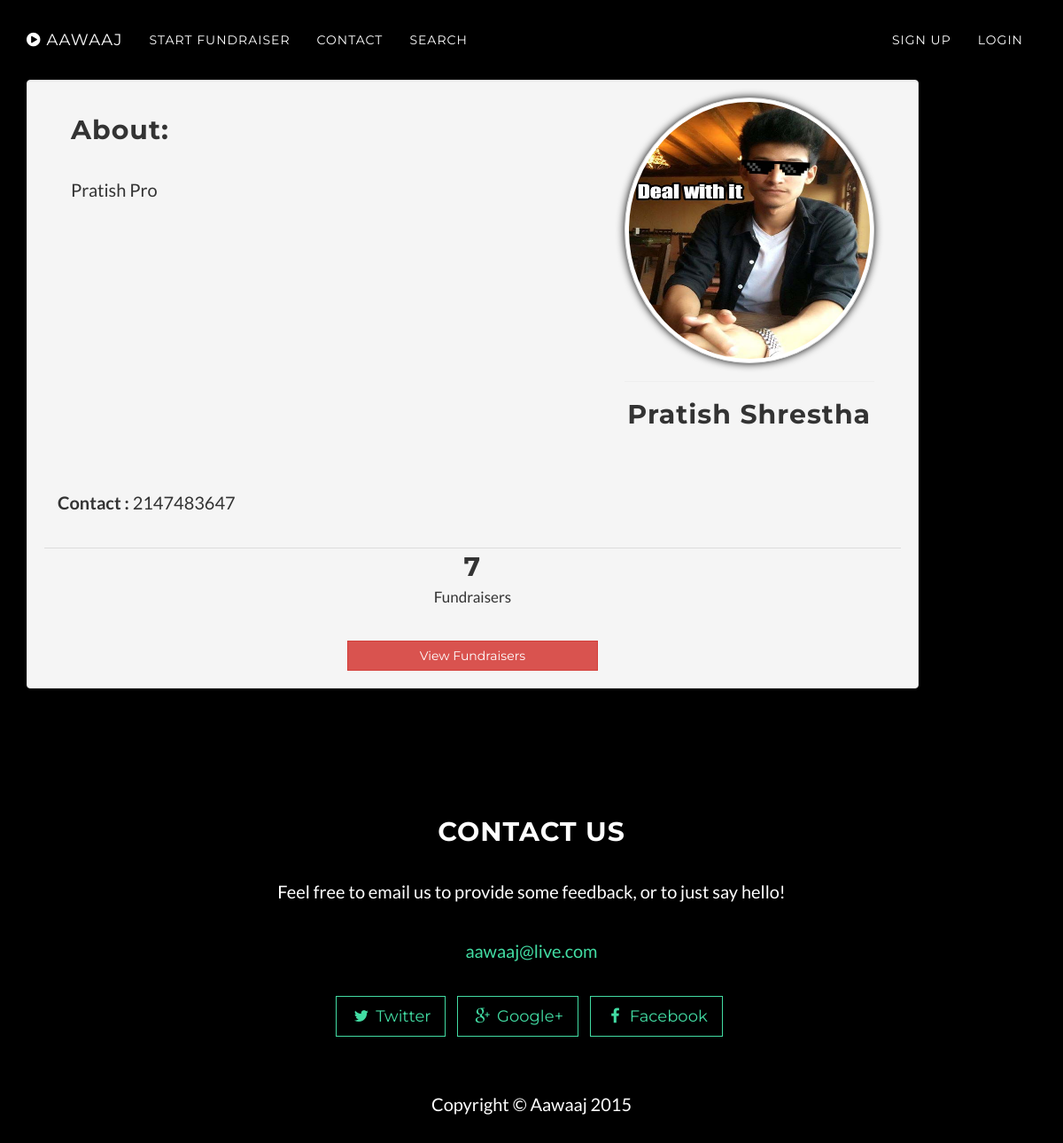
/profile/index.php?id=96601e150a9f349302964aa3ffd92afd, run on the app's committed database.
### tables this page shows
CREATE TABLE IF NOT EXISTS `user` (
  `user_id` int(11) NOT NULL AUTO_INCREMENT,
  `user_name` varchar(30) NOT NULL,
  `first_name` varchar(20) NOT NULL,
  `last_name` varchar(20) NOT NULL,
  `contact_number` int(30) NOT NULL,
  `user_type` enum('generalUser','organization','welfare') NOT NULL,
  `user_status` tinyint(1) NOT NULL,
  `user_hash` varchar(255) DEFAULT NULL,
  PRIMARY KEY (`user_id`),
  UNIQUE KEY `user_name` (`user_name`)
);

### profile/views/container.php (called while the page is built)
<?php include_once('header.php');?>
<?php include_once('content.php');?>
<?php include_once('footer.php');?>

### profile/index.php (called while the page is built, shortened)
<?php
	$page = 'profile';
	include_once(ROOT_PATH.'profile/controllers/'.$routes[$page].'.php');
?>

### profile/system/repositories/profilerepository.class.php (called while the page is built, shortened)
<?php
class ProfileRepository{
	private $db;
	public function __construct(){
		$this->db = new DBconnection();
	}
	public function get_by_id($id){
		$profile = NULL;
		$this->db->connect();
		$sql = "SELECT * from user where user_hash=? LIMIT 1";
		$stmt = $this->db->initialize($sql);
		$stmt->bind_param("s",$id);
		$stmt->execute();
		$stmt->bind_result($user_id,$user_name,$first_name,$last_name,$contact_number,$user_type,$user_status,$user_hash);
		while($stmt->fetch()){
			$profile = new Profile();
			$profile->set_user_id($user_id);
			$profile->set_user_name($user_name);
			$profile->set_first_name($first_name);
			$profile->set_last_name($last_name);
			$profile->set_contact_number($contact_number);
			$profile->set_user_type($user_type);
			$profile->set_user_status($user_status);
			$profile->set_user_hash($user_hash);
		}
		$sql = "SELECT profile_photo,about from profile where u_id=? LIMIT 1";
		$stmt = $this->db->initialize($sql);
		$stmt->bind_param("i",$user_id);
		$stmt->execute();
		$stmt->bind_result($profile_photo,$about);
		while($stmt->fetch()){
			$profile->set_profile_photo($profile_photo);
			$profile->set_about($about);
		}
		if($user_type == "generalUser"){
			$sql = "SELECT gen_id,age from generaluser where u_id=? LIMIT 1";
			$stmt = $this->db->initialize($sql);
			$stmt->bind_param("i",$user_id);
			$stmt->execute();
			$stmt->bind_result($profile_id,$age);
			while($stmt->fetch()){
				$profile->set_age($age);
				$profile->set_profile_id($profile_id);
			}
		}
		return $profile;
	}
}

### admin/system/dbUtil/dbconnection.class.php (called while the page is built, shortened)
<?php
	class DBConnection{
		private $conn;
		public function connect(){
			$this->conn = new mysqli(HOSTNAME,USERNAME,PASSWORD,DATABASE);
		}
		public function initialize($sql){
			return $this->conn->prepare($sql);
		}
	}
?>

### profile/system/models/profile.class.php (called while the page is built, shortened)
<?php
class Profile{
	private $profile_photo;
	private $about;
	private $user_id;
	private $user_name;
	private $first_name;
	private $last_name;
	private $contact_number;
	private $user_type;
	private $user_hash;
	private $age;
	public function get_profile_photo(){
		return $this->profile_photo;
	}
	public function set_profile_photo($profile_photo){
		$this->profile_photo = $profile_photo;
	}
	public function get_about(){
		return $this->about;
	}
	public function set_about($about){
		$this->about = $about;
	}
	public function get_user_id(){
		return $this->user_id;
	}
	public function set_user_id($user_id){
		$this->user_id = $user_id;
	}
	public function get_user_name(){
		return $this->user_name;
	}
	public function set_user_name($user_name){
		$this->user_name = $user_name;
	}
	public function get_first_name(){
		return $this->first_name;
	}
	public function set_first_name($first_name){
		$this->first_name = $first_name;
	}
	public function get_last_name(){
		return $this->last_name;
	}
	public function set_last_name($last_name){
		$this->last_name = $last_name;
	}
	public function get_contact_number(){
		return $this->contact_number;
	}
	public function set_contact_number($contact_number){
		$this->contact_number = $contact_number;
	}
	public function get_user_type(){
		return $this->user_type;
	}
	public function set_user_type($user_type){
		$this->user_type = $user_type;
	}
	public function get_user_hash(){
		return $this->user_hash;
	}
	public function set_user_hash($user_hash){
		$this->user_hash = $user_hash;
	}
	public function get_age(){
		return $this->age;
	}
	public function set_age($age){
		$this->age = $age;
	}
}

### profile/system/repositories/fundviewrepository.class.php (called while the page is built, shortened)
<?php
class FundViewRepository{
	private $database;
	public function __construct(){
		$this->database = new DbConnection();
	}
	public function count_user_projects($id){
		$this->database->connect();
		$sql = "SELECT count(*) FROM fundraiser,user where user.user_id=fundraiser.u_id and user.user_hash=?";
		$stmt = $this->database->initialize($sql);
		$stmt->bind_param("s",$id);
		$stmt->execute();
		$stmt->bind_result($result);
		return $result;
	}
}
?>

### profile/system/repositories/projectrepository.class.php (called while the page is built, shortened)
<?php
class ProjectRepository{
	private $database;
	public function __construct(){
		$this->database = new DbConnection();
	}
	public function count_user_projects($id){
		$this->database->connect();
		$sql = "SELECT count(*) FROM projects,user,organization where user.user_id=organization.u_id and organization.org_id=projects.u_id and user.user_hash=?";
		$stmt = $this->database->initialize($sql);
		$stmt->bind_param("s",$id);
		$stmt->execute();
		$stmt->bind_result($result);
		return $result;
	}
}
?>

### profile/views/profile.php (the view, shortened to what this page needs)
<?php
$user_type=$data['user_type'];
$user_profile = false;
$count_projects = $this->projectrepository->count_user_projects($_GET['id']);
$count_funds = $this->fundviewrepository->count_user_projects($_GET['id']);
?>
<div class="container black-color">
    <div class="row">
        <div class="container-fluid">
         <div class="well profile">
            <div class="col-sm-12">
                <div class="col-xs-12 col-sm-8">
                    <br/>
                    <h2><strong>About: </strong></h2>
                    <p class="text-justify"><?=$data['about']?></p>
                </div>
                <div class="col-xs-12 col-sm-4 text-center">
                    <figure>
                        <img src="<?=BASE_URL.'/home/pictures/profile/'.$data['profile_photo']?>" alt="" class="img-responsive img-circle img-thumbnail profile-picture">
                    </figure>
                    <hr color="white">
                    <h2><?php
                            if($user_type == "generalUser"){
                                echo $data['first_name'].' '.$data['last_name'];
                            }
                            else{
                                echo $data['name'];
                            }
                        ?>
                    </h2>
                </div>
            </div>
            <div class="col-xs-12 text-left">
            <div class="text-left">
                <p>
                        <br/><b>Contact : </b><?php echo $data['contact_number']?>
                </p>
            </div>
            </div>
            <div class="col-xs-12 divider text-center">
                <?php
                    if($logged && $user_profile){
                        if($user_type == "generalUser"){
                ?>
                            <div class="col-xs-12 col-sm-4">
                                <p><p><br/></p></p>
                                <a href="<?php echo BASE_URL.'/profile/index.php?id='.$_SESSION['user_hash'].'&page=fundview'?>" class="btn btn-primary btn-block">View Fundraisers</a>
                            </div>
                <?php
                        }
                        elseif($user_type == "organization") {
                ?>
                            <div class="col-xs-12 col-sm-4 emphasis">
                                <h2><strong> <?=$count_projects?> </strong></h2>
                                <p><small>Projects</small></p>
                                <div class="btn-group dropup btn-block">
                                  <a href="javascript:void(0)" type="button" class="btn btn-primary btn-block dropdown-toggle" data-toggle="dropdown"> Projects </button>
                                    <span class="caret"></span>
                                    <span class="sr-only">Toggle Dropdown</span>
                                  </a href="#">
                                  <ul class="dropdown-menu text-center" role="menu">
                                    <li class="btn btn-block"><a href="<?php echo BASE_URL.'/profile/index.php?id='.$_SESSION['user_hash'].'&page=projects&m=add'?>"> Add Project </a></li>
                                    <li class="divider"></li>
                                    <li class="btn btn-block"><a href="<?php echo BASE_URL.'/profile/index.php?id='.$_SESSION['user_hash'].'&page=projects'?>"> View Projects </a></li>
                                </ul>
                                </div>
                            </div>
                <?php
                        }
                        elseif($user_type == "welfare"){
                ?>
                            <div class="col-xs-12 col-sm-4 emphasis">
                                <h2><strong> 43 </strong></h2>
                                <p><small>Requirements</small></p>
                                <div class="btn-group dropup btn-block">
                                  <a href="javascript:void(0)" type="button" class="btn btn-primary btn-block dropdown-toggle" data-toggle="dropdown"> Requirements </button>
                                    <span class="caret"></span>
                                    <span class="sr-only">Toggle Dropdown</span>
                                  </a href="#">
                                  <ul class="dropdown-menu text-center" role="menu">
                                    <li class="btn btn-block"><a href="<?php echo BASE_URL.'/profile/index.php?id='.$_SESSION['user_hash'].'&page=requirements&m=add'?>"> Add Requirement </a></li>
                                    <li class="divider"></li>
                                    <li class="btn btn-block"><a href="<?php echo BASE_URL.'/profile/index.php?id='.$_SESSION['user_hash'].'&page=requirements'?>"> View Requirements </a></li>
                                </ul>
                                </div>
                            </div>
                <?php
                        }
                    }
                    else{
                        if($user_type == "generalUser"){
                ?>
                            <div class="col-xs-12 col-sm-4">
                            </div>
                <?php
                        }
                        elseif($user_type == "organization" || $user_type == "welfare"){
                ?>
                        <div class="col-xs-12 col-sm-2">
                        </div>
                <?php
                        }
                    }
                ?>
                <?php
                    if($logged && $user_profile){
                        if($user_type == "generalUser"){
                ?>
                            <div class="col-xs-12 col-sm-4 emphasis">
                                <h2><strong> <?=$count_funds?> </strong></h2>
                                <p><small>Fundraisers</small></p>
                                <a href="<?php echo BASE_URL.'/fundraiser/index.php?page=fund'?>" class="btn btn-danger btn-block">Start Fundraiser</a>
                            </div>
                <?php
                        }
                        elseif($user_type == "organization" || $user_type == "welfare") {
                ?>
                            <div class="col-xs-12 col-sm-4 emphasis">
                                <h2><strong> <?=$count_funds?> </strong></h2>
                                <p><small>Fundraisers</small></p>
                                <div class="btn-group dropup btn-block">
                                  <a href="javascript:void(0)" type="button" class="btn btn-danger btn-block dropdown-toggle" data-toggle="dropdown"> Fundraisers </button>
                                    <span class="caret"></span>
                                    <span class="sr-only">Toggle Dropdown</span>
                                  </a href="#">
                                  <ul class="dropdown-menu text-center" role="menu">
                                    <li class="btn btn-block"><a href="<?php echo BASE_URL.'/fundraiser/index.php?page=fund'?>"> Start Fundraiser </a></li>
                                    <li class="divider"></li>
                                    <li class="btn btn-block"><a href="<?php echo BASE_URL.'/profile/index.php?id='.$_SESSION['user_hash'].'&page=fundview'?>"> View Fundraisers </a></li>
                                </ul>
                                </div>
                            </div>
                <?php
                        }
                    }
                    else{
                        if($user_type == "generalUser"){
                ?>
                            <div class="col-xs-12 col-sm-4 emphasis">
                                <h2><strong> <?=$count_funds?> </strong></h2>
                                <p><small>Fundraisers</small></p>
                                <a href="<?php echo BASE_URL.'/profile/index.php?id='.$data['user_hash'].'&page=fundview'?>" class="btn btn-danger btn-block">View Fundraisers</a>
                            </div>
                <?php
                        }
                    }
                ?>
            </div>
         </div>
        </div>
    </div>
</div>

### home/assets/css/grayscale.css (style rules this page uses)
body { width: 100%; height: 100%; font-family: Lora,"Helvetica Neue",Helvetica,Arial,sans-serif; color: #fff; background-color: #000; }
html { width: 100%; height: 100%; }
h1, h2, h3, h4, h5, h6 { margin: 0 0 35px; font-family: Montserrat,"Helvetica Neue",Helvetica,Arial,sans-serif; font-weight: 700; letter-spacing: 1px; }
p { margin: 0 0 25px; font-size: 18px; line-height: 1.5; }
@media (min-width:768px) { p { margin: 0 0 35px; font-size: 20px; line-height: 1.6; } }
a { color: #42dca3; -webkit-transition: all .2s ease-in-out; -moz-transition: all .2s ease-in-out; transition: all .2s ease-in-out; }
.btn { border-radius: 0; font-family: Montserrat,"Helvetica Neue",Helvetica,Arial,sans-serif; font-weight: 400; -webkit-transition: all .3s ease-in-out; -moz-transition: all .3s ease-in-out; transition: all .3s ease-in-out; }
body { webkit-tap-highlight-color: rgba(255,255,255,.2); }
.black-color { color:#333333; }

### home/assets/css/profile.css (style rules this page uses)
body { font-family: 'Lato', 'sans-serif'; margin-top: 90px; }
.profile { min-height: 355px; display: inline-block; }
.profile-picture { width:300px; height:300px; box-shadow: 0px 0px 10px black; }
.divider { border-top:1px solid rgba(0,0,0,0.1); }
.emphasis { border-top: 4px solid transparent; }
.emphasis h2 { margin-bottom:0; }

### data on the page
user: first_name "Pratish", last_name "Shrestha", contact_number "2147483647"

### other printed values
$data['about'] "Pratish Pro"
$count_funds "7"
